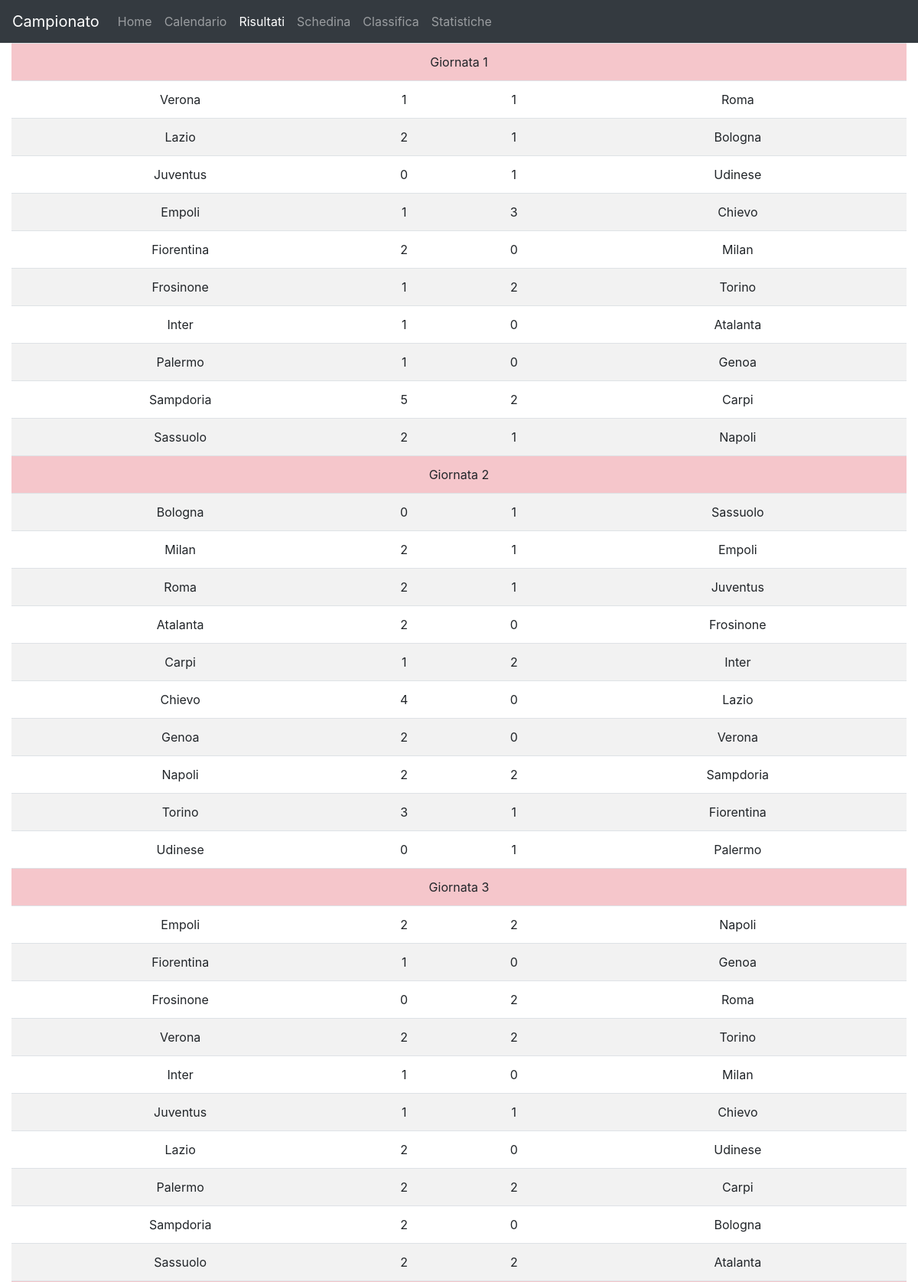
Page /Campionato/Risultati/ (upper part) on the committed database.
### Campionato/models.py (models this page shows)
class Calendario(models.Model):
    campionato = models.IntegerField(blank=True, null=True)
    giornata = models.IntegerField(blank=True, null=True)
    ar = models.CharField(db_column='AR', blank=True, null=True, max_length = 150)  # Field name made lowercase.
    data = models.IntegerField(blank=True, null=True)
    locali = models.TextField(blank=True, null=True)
    ospiti = models.TextField(blank=True, null=True)
    retilocali = models.IntegerField(db_column='retiLocali', blank=True, null=True)  # Field name made lowercase.
    retiospiti = models.IntegerField(db_column='retiOspiti', blank=True, null=True)  # Field name made lowercase.
    class Meta:
        managed = False
        db_table = 'Calendario'

### Campionato/views.py (the view)
# urls.py: path('Risultati/', views.risultati_view, name = 'Risultati'),
def risultati_view(request):
	obj = Calendario.objects.all()
	set_giornate = set([c.giornata for c in obj])
	lista_per_giornate = [[c for c in obj if c.giornata == g] for g in set_giornate]
	context = {
		'Risultati': lista_per_giornate,
		'risultati_active': "active",
		'title': "Risultati - Campionato"
	}
	return render(request, "risultati_view.html", context)

### Campionato/Templates/risultati_view.html
{% extends 'base.html' %}
{% block content %}
	{% if Risultati %}
		<table class="table table-striped">
				{% for lista_giornata in Risultati %}
					<tr align="center">
						<td class="table-danger" colspan="4"> Giornata {{ lista_giornata.0.giornata }} </td>
					</tr>
					{% for dato in lista_giornata %}
					<tr align="center">
						<td>{{ dato.locali }}</td>
						<td>{{ dato.retilocali }}</td>
						<td>{{ dato.retiospiti }}</td>
						<td>{{ dato.ospiti }}</td>
					</tr>
					{% endfor %}
				{% endfor %}
		</table>
	{% else %}
    <p>Risultati non è caricabile.</p>
    {% endif %}
{% endblock %}

### rows in the picture
Calendario: giornata "1", locali "Verona", retilocali "1", retiospiti "1", ospiti "Roma"
Calendario: locali "Lazio", retilocali "2", retiospiti "1", ospiti "Bologna"
Calendario: locali "Juventus", retilocali "0", retiospiti "1", ospiti "Udinese"
Calendario: locali "Empoli", retilocali "1", retiospiti "3", ospiti "Chievo"
Calendario: locali "Fiorentina", retilocali "2", retiospiti "0", ospiti "Milan"
Calendario: locali "Frosinone", retilocali "1", retiospiti "2", ospiti "Torino"
Calendario: locali "Inter", retilocali "1", retiospiti "0", ospiti "Atalanta"
Calendario: locali "Palermo", retilocali "1", retiospiti "0", ospiti "Genoa"
Calendario: locali "Sampdoria", retilocali "5", retiospiti "2", ospiti "Carpi"
Calendario: locali "Sassuolo", retilocali "2", retiospiti "1", ospiti "Napoli"
Calendario: giornata "2", locali "Bologna", retilocali "0", retiospiti "1", ospiti "Sassuolo"
Calendario: locali "Milan", retilocali "2", retiospiti "1", ospiti "Empoli"
Calendario: locali "Roma", retilocali "2", retiospiti "1", ospiti "Juventus"
Calendario: locali "Atalanta", retilocali "2", retiospiti "0", ospiti "Frosinone"
Calendario: locali "Carpi", retilocali "1", retiospiti "2", ospiti "Inter"
Calendario: locali "Chievo", retilocali "4", retiospiti "0", ospiti "Lazio"
Calendario: locali "Genoa", retilocali "2", retiospiti "0", ospiti "Verona"
Calendario: locali "Napoli", retilocali "2", retiospiti "2", ospiti "Sampdoria"
Calendario: locali "Torino", retilocali "3", retiospiti "1", ospiti "Fiorentina"
Calendario: locali "Udinese", retilocali "0", retiospiti "1", ospiti "Palermo"
Calendario: giornata "3", locali "Empoli", retilocali "2", retiospiti "2", ospiti "Napoli"
Calendario: locali "Fiorentina", retilocali "1", retiospiti "0", ospiti "Genoa"
Calendario: locali "Frosinone", retilocali "0", retiospiti "2", ospiti "Roma"
Calendario: locali "Verona", retilocali "2", retiospiti "2", ospiti "Torino"
Calendario: locali "Inter", retilocali "1", retiospiti "0", ospiti "Milan"
Calendario: locali "Juventus", retilocali "1", retiospiti "1", ospiti "Chievo"
Calendario: locali "Lazio", retilocali "2", retiospiti "0", ospiti "Udinese"
Calendario: locali "Palermo", retilocali "2", retiospiti "2", ospiti "Carpi"
Calendario: locali "Sampdoria", retilocali "2", retiospiti "0", ospiti "Bologna"
Calendario: locali "Sassuolo", retilocali "2", retiospiti "2", ospiti "Atalanta"
